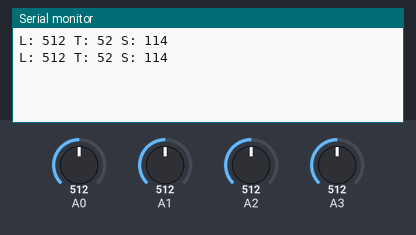
Bench run of a sketch on a simulated Arduino Uno, built with avr-gcc and run on an emulated ATmega328P. Shown: the last lines printed to the serial monitor. Inputs (shaded band) come from the test bench; at power-on: A0 = 512, A1 = 512, A2 = 512, A3 = 512.

Above: at 1.8 s.
1.9 s: A0 set to 716
At 2.8 s:
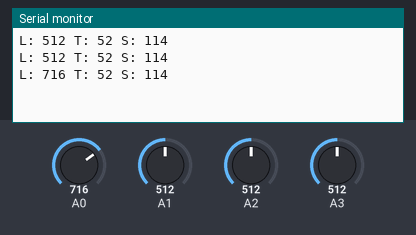
3.4 s: A1 set to 716
At 4.5 s:
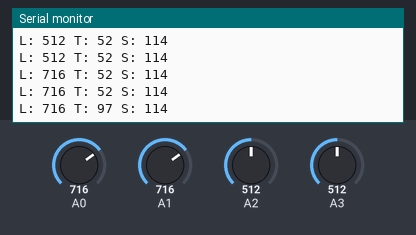
4.9 s: A2 set to 716
At 5.4 s:
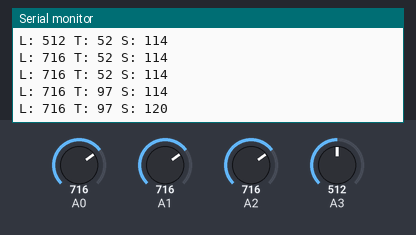
6.4 s: A0 set to 992
At 7.7 s:
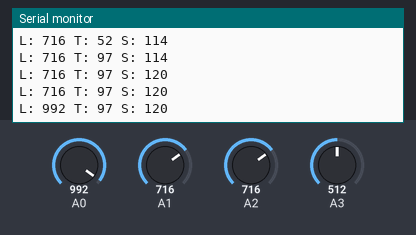
7.9 s: A1 set to 992
At 8.8 s:
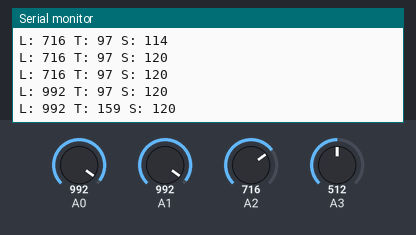
9.4 s: A2 set to 992
At 10.8 s:
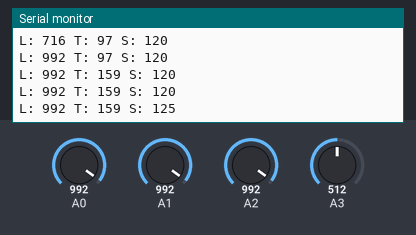
Timing chart, 0 to 11.9 s (numbered marks = the images above; inputs shaded):
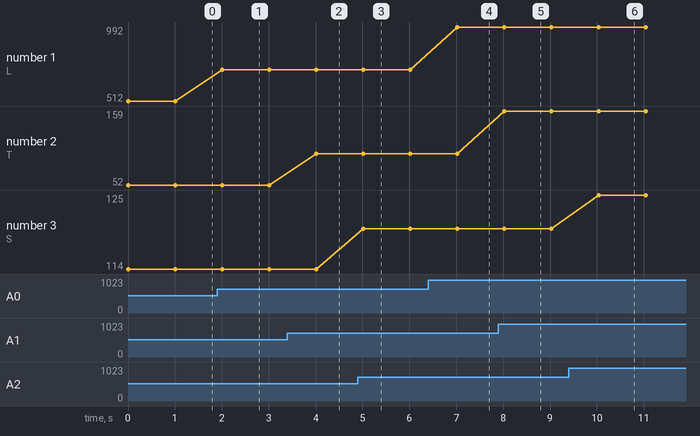

The sketch:

light_sensor.ino
```cpp
#include <math.h>

  void setup() {
   // put your setup code here, to run once:
   Serial.begin(115200);
  }


  void loop() {

    //String date = String(day(t)) + "/" + String(month(t)) + "/" + String(year(t)) + " " + String(hour(t)) + ":" + String(minute(t));
    int lightSensorValue = analogRead(A0);
    int tempSensorValue = (analogRead(A1) * 0.2222) - 61.111;
    int soundSensorValue = (16.801 * log(analogRead(A2))) + 9.872;
    int rotationSensorValue = analogRead(A3);

    String light;
    String temp;
    String sound;
    String rotation;

    if (lightSensorValue < 100){
      light = "0" + String(lightSensorValue);
    } else if (lightSensorValue < 10){
      light = "00" + String(lightSensorValue);
    }else {
      light = String(lightSensorValue);
    }

    if (tempSensorValue < 10){
      temp = "0" + String(tempSensorValue);
    } else {
      temp = String(tempSensorValue);
    }

    if (soundSensorValue < 100){
      sound = "0" + String(soundSensorValue);
    } else {
      sound = String(soundSensorValue);
    }
    if (rotationSensorValue < 10){
      rotation = "000"+ String(rotationSensorValue);
    } else if (rotationSensorValue < 100){
      rotation = "00"+ String(rotationSensorValue);
    } else if (rotationSensorValue < 1000){
      rotation = "0" + String(rotationSensorValue);
    } else {
      rotation = String(rotationSensorValue);
    }

    String data = "L: " + light + " T: " + temp + " S: " + sound/* + " R: " + rotation*/;

   Serial.println(data);
   Serial.flush();

   delay(1000);
  }
```

Measured:
- after the input at 1.9 s, the serial monitor: prints a new line after 0.11 s (image 1)
- after the input at 3.4 s, the serial monitor: prints a new line after 0.61 s (image 2)
- after the input at 4.9 s, the serial monitor: prints a new line after 0.12 s (image 3)
- after the input at 6.4 s, the serial monitor: prints a new line after 0.62 s (image 4)
- after the input at 7.9 s, the serial monitor: prints a new line after 0.13 s (image 5)
- after the input at 9.4 s, the serial monitor: prints a new line after 0.63 s (image 6)
- plotted number 1: 512 → 716 after the input at 1.9 s, 716 → 992 after the input at 6.4 s
- plotted number 2: 52 → 97 after the input at 3.4 s, 97 → 159 after the input at 7.9 s
